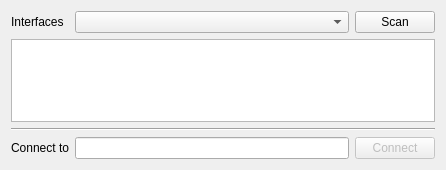
<?xml version="1.0" encoding="UTF-8"?>
<ui version="4.0">
 <class>ScannerWindow</class>
 <widget class="QDialog" name="ScannerWindow">
  <property name="geometry">
   <rect>
    <x>0</x>
    <y>0</y>
    <width>446</width>
    <height>170</height>
   </rect>
  </property>
  <property name="windowTitle">
   <string>Card Scanner</string>
  </property>
  <layout class="QGridLayout" name="gridLayout_2">
   <item row="0" column="0">
    <layout class="QGridLayout" name="gridLayout">
     <item row="0" column="1">
      <widget class="QComboBox" name="cmbInterfaces">
       <property name="sizePolicy">
        <sizepolicy hsizetype="Preferred" vsizetype="Fixed">
         <horstretch>1</horstretch>
         <verstretch>0</verstretch>
        </sizepolicy>
       </property>
       <property name="focusPolicy">
        <enum>Qt::StrongFocus</enum>
       </property>
      </widget>
     </item>
     <item row="0" column="2">
      <widget class="QPushButton" name="btnScan">
       <property name="styleSheet">
        <string notr="true"/>
       </property>
       <property name="text">
        <string>Scan</string>
       </property>
       <property name="icon">
        <iconset resource="../resources.qrc">
         <normaloff>:/resources/images/scan.png</normaloff>:/resources/images/scan.png</iconset>
       </property>
       <property name="iconSize">
        <size>
         <width>24</width>
         <height>17</height>
        </size>
       </property>
       <property name="autoDefault">
        <bool>false</bool>
       </property>
      </widget>
     </item>
     <item row="0" column="0">
      <widget class="QLabel" name="lblInterfaces">
       <property name="sizePolicy">
        <sizepolicy hsizetype="Preferred" vsizetype="Preferred">
         <horstretch>0</horstretch>
         <verstretch>0</verstretch>
        </sizepolicy>
       </property>
       <property name="text">
        <string>Interfaces</string>
       </property>
      </widget>
     </item>
     <item row="1" column="0" colspan="3">
      <widget class="QListWidget" name="lstCards"/>
     </item>
     <item row="3" column="0">
      <widget class="QLabel" name="lblIP">
       <property name="text">
        <string>Connect to</string>
       </property>
      </widget>
     </item>
     <item row="3" column="1">
      <widget class="QLineEdit" name="txtIP">
       <property name="focusPolicy">
        <enum>Qt::TabFocus</enum>
       </property>
      </widget>
     </item>
     <item row="2" column="0" colspan="3">
      <widget class="Line" name="line">
       <property name="orientation">
        <enum>Qt::Horizontal</enum>
       </property>
      </widget>
     </item>
     <item row="3" column="2">
      <widget class="QPushButton" name="btnConnect">
       <property name="enabled">
        <bool>false</bool>
       </property>
       <property name="text">
        <string>Connect</string>
       </property>
       <property name="icon">
        <iconset resource="../resources.qrc">
         <normaloff>:/resources/images/connect.png</normaloff>:/resources/images/connect.png</iconset>
       </property>
       <property name="iconSize">
        <size>
         <width>24</width>
         <height>17</height>
        </size>
       </property>
      </widget>
     </item>
    </layout>
   </item>
  </layout>
 </widget>
 <tabstops>
  <tabstop>txtIP</tabstop>
  <tabstop>btnConnect</tabstop>
  <tabstop>lstCards</tabstop>
  <tabstop>cmbInterfaces</tabstop>
  <tabstop>btnScan</tabstop>
 </tabstops>
 <resources>
  <include location="../resources.qrc"/>
 </resources>
 <connections/>
</ui>
